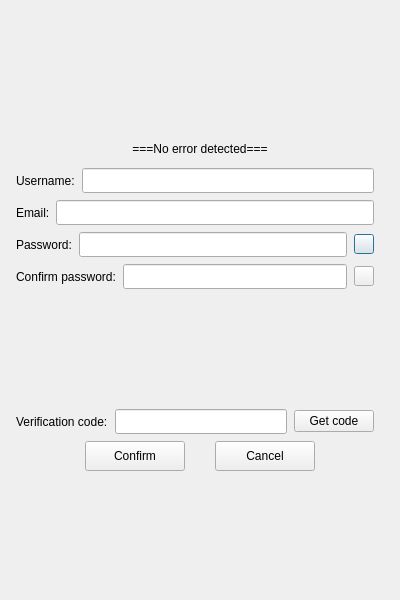
<?xml version="1.0" encoding="UTF-8"?>
<ui version="4.0">
 <class>RegisterDialog</class>
 <widget class="QDialog" name="RegisterDialog">
  <property name="geometry">
   <rect>
    <x>0</x>
    <y>0</y>
    <width>400</width>
    <height>600</height>
   </rect>
  </property>
  <property name="minimumSize">
   <size>
    <width>400</width>
    <height>600</height>
   </size>
  </property>
  <property name="maximumSize">
   <size>
    <width>400</width>
    <height>600</height>
   </size>
  </property>
  <property name="windowTitle">
   <string>Register</string>
  </property>
  <property name="windowIcon">
   <iconset>
    <normaloff>icons/OxyChatIcon.ico</normaloff>icons/OxyChatIcon.ico</iconset>
  </property>
  <layout class="QVBoxLayout" name="verticalLayout_2">
   <item>
    <layout class="QVBoxLayout" name="verticalLayout">
     <property name="spacing">
      <number>7</number>
     </property>
     <property name="leftMargin">
      <number>5</number>
     </property>
     <property name="topMargin">
      <number>5</number>
     </property>
     <property name="rightMargin">
      <number>5</number>
     </property>
     <property name="bottomMargin">
      <number>5</number>
     </property>
     <item>
      <widget class="QWidget" name="widget" native="true"/>
     </item>
     <item>
      <spacer name="verticalSpacer">
       <property name="orientation">
        <enum>Qt::Orientation::Vertical</enum>
       </property>
       <property name="sizeHint" stdset="0">
        <size>
         <width>20</width>
         <height>40</height>
        </size>
       </property>
      </spacer>
     </item>
     <item>
      <widget class="QLabel" name="errorlabel">
       <property name="minimumSize">
        <size>
         <width>0</width>
         <height>25</height>
        </size>
       </property>
       <property name="maximumSize">
        <size>
         <width>16777215</width>
         <height>25</height>
        </size>
       </property>
       <property name="styleSheet">
        <string notr="true"/>
       </property>
       <property name="text">
        <string>===No error detected===</string>
       </property>
       <property name="alignment">
        <set>Qt::AlignmentFlag::AlignCenter</set>
       </property>
      </widget>
     </item>
     <item>
      <layout class="QHBoxLayout" name="horizontalLayout_4">
       <property name="leftMargin">
        <number>0</number>
       </property>
       <property name="rightMargin">
        <number>10</number>
       </property>
       <item>
        <widget class="QLabel" name="usernamelabel">
         <property name="sizePolicy">
          <sizepolicy hsizetype="Preferred" vsizetype="Preferred">
           <horstretch>0</horstretch>
           <verstretch>0</verstretch>
          </sizepolicy>
         </property>
         <property name="minimumSize">
          <size>
           <width>0</width>
           <height>25</height>
          </size>
         </property>
         <property name="maximumSize">
          <size>
           <width>16777215</width>
           <height>25</height>
          </size>
         </property>
         <property name="text">
          <string>Username:</string>
         </property>
        </widget>
       </item>
       <item>
        <widget class="QLineEdit" name="usernamelineEdit">
         <property name="minimumSize">
          <size>
           <width>0</width>
           <height>25</height>
          </size>
         </property>
         <property name="maximumSize">
          <size>
           <width>16777215</width>
           <height>25</height>
          </size>
         </property>
        </widget>
       </item>
      </layout>
     </item>
     <item>
      <layout class="QHBoxLayout" name="horizontalLayout_3">
       <property name="spacing">
        <number>6</number>
       </property>
       <property name="leftMargin">
        <number>0</number>
       </property>
       <property name="topMargin">
        <number>0</number>
       </property>
       <property name="rightMargin">
        <number>10</number>
       </property>
       <property name="bottomMargin">
        <number>0</number>
       </property>
       <item>
        <widget class="QLabel" name="emaillabel">
         <property name="minimumSize">
          <size>
           <width>0</width>
           <height>25</height>
          </size>
         </property>
         <property name="maximumSize">
          <size>
           <width>16777215</width>
           <height>25</height>
          </size>
         </property>
         <property name="text">
          <string>Email:</string>
         </property>
        </widget>
       </item>
       <item>
        <widget class="QLineEdit" name="emaillineEdit">
         <property name="minimumSize">
          <size>
           <width>0</width>
           <height>25</height>
          </size>
         </property>
         <property name="maximumSize">
          <size>
           <width>16777215</width>
           <height>25</height>
          </size>
         </property>
        </widget>
       </item>
      </layout>
     </item>
     <item>
      <layout class="QHBoxLayout" name="horizontalLayout_6">
       <property name="leftMargin">
        <number>0</number>
       </property>
       <property name="rightMargin">
        <number>10</number>
       </property>
       <item>
        <widget class="QLabel" name="pwdlabel">
         <property name="minimumSize">
          <size>
           <width>0</width>
           <height>25</height>
          </size>
         </property>
         <property name="maximumSize">
          <size>
           <width>16777215</width>
           <height>25</height>
          </size>
         </property>
         <property name="text">
          <string>Password:</string>
         </property>
        </widget>
       </item>
       <item>
        <widget class="QLineEdit" name="pwdlineEdit">
         <property name="minimumSize">
          <size>
           <width>0</width>
           <height>25</height>
          </size>
         </property>
         <property name="maximumSize">
          <size>
           <width>16777215</width>
           <height>25</height>
          </size>
         </property>
        </widget>
       </item>
       <item>
        <widget class="QPushButton" name="showpass">
         <property name="minimumSize">
          <size>
           <width>20</width>
           <height>20</height>
          </size>
         </property>
         <property name="maximumSize">
          <size>
           <width>20</width>
           <height>20</height>
          </size>
         </property>
         <property name="cursor">
          <cursorShape>PointingHandCursor</cursorShape>
         </property>
         <property name="styleSheet">
          <string notr="true">QPushButton[showpass = &quot;false&quot;] {
    border: none;           
    background-color: transparent;
    border-image: url(:/icons/invisible.png);
}

QPushButton[showpass = &quot;true&quot;] {
    border: none;           
    background-color: transparent;
    border-image: url(:/icons/visible.png);
}

QPushButton:hover[showpass = &quot;true&quot;] {
    border: none;           
    background-color: transparent;
    border-image: url(:/icons/visiblehover.png);
}

QPushButton:hover[showpass = &quot;false&quot;] {
    border: none;           
    background-color: transparent;
    border-image: url(:/icons/invisiblehover.png);
}</string>
         </property>
         <property name="text">
          <string/>
         </property>
        </widget>
       </item>
      </layout>
     </item>
     <item>
      <layout class="QHBoxLayout" name="horizontalLayout_7">
       <property name="leftMargin">
        <number>0</number>
       </property>
       <property name="rightMargin">
        <number>10</number>
       </property>
       <item>
        <widget class="QLabel" name="pwd2label2">
         <property name="minimumSize">
          <size>
           <width>0</width>
           <height>25</height>
          </size>
         </property>
         <property name="maximumSize">
          <size>
           <width>16777215</width>
           <height>25</height>
          </size>
         </property>
         <property name="text">
          <string>Confirm password:</string>
         </property>
        </widget>
       </item>
       <item>
        <widget class="QLineEdit" name="pwd2lineEdit">
         <property name="minimumSize">
          <size>
           <width>0</width>
           <height>25</height>
          </size>
         </property>
         <property name="maximumSize">
          <size>
           <width>16777215</width>
           <height>25</height>
          </size>
         </property>
        </widget>
       </item>
       <item>
        <widget class="QPushButton" name="showconfirm">
         <property name="minimumSize">
          <size>
           <width>20</width>
           <height>20</height>
          </size>
         </property>
         <property name="maximumSize">
          <size>
           <width>20</width>
           <height>20</height>
          </size>
         </property>
         <property name="cursor">
          <cursorShape>PointingHandCursor</cursorShape>
         </property>
         <property name="styleSheet">
          <string notr="true">QPushButton[showpass = &quot;false&quot;] {
    border: none;           
    background-color: transparent;
    border-image: url(:/icons/invisible.png);
}

QPushButton[showpass = &quot;true&quot;] {
    border: none;           
    background-color: transparent;
    border-image: url(:/icons/visible.png);
}

QPushButton:hover[showpass = &quot;true&quot;] {
    border: none;           
    background-color: transparent;
    border-image: url(:/icons/visiblehover.png);
}

QPushButton:hover[showpass = &quot;false&quot;] {
    border: none;           
    background-color: transparent;
    border-image: url(:/icons/invisiblehover.png);
}</string>
         </property>
         <property name="text">
          <string/>
         </property>
        </widget>
       </item>
      </layout>
     </item>
     <item>
      <spacer name="verticalSpacer_2">
       <property name="orientation">
        <enum>Qt::Orientation::Vertical</enum>
       </property>
       <property name="sizeHint" stdset="0">
        <size>
         <width>20</width>
         <height>40</height>
        </size>
       </property>
      </spacer>
     </item>
     <item>
      <layout class="QHBoxLayout" name="horizontalLayout_8">
       <property name="leftMargin">
        <number>0</number>
       </property>
       <property name="rightMargin">
        <number>10</number>
       </property>
       <item>
        <widget class="QLabel" name="verlabel">
         <property name="minimumSize">
          <size>
           <width>0</width>
           <height>25</height>
          </size>
         </property>
         <property name="maximumSize">
          <size>
           <width>16777215</width>
           <height>25</height>
          </size>
         </property>
         <property name="text">
          <string>Verification code:</string>
         </property>
        </widget>
       </item>
       <item>
        <widget class="QLineEdit" name="verilineEdit">
         <property name="minimumSize">
          <size>
           <width>0</width>
           <height>25</height>
          </size>
         </property>
         <property name="maximumSize">
          <size>
           <width>16777215</width>
           <height>25</height>
          </size>
         </property>
        </widget>
       </item>
       <item>
        <widget class="TimerBtn" name="getveripushButton">
         <property name="text">
          <string>Get code</string>
         </property>
        </widget>
       </item>
      </layout>
     </item>
     <item>
      <layout class="QHBoxLayout" name="horizontalLayout_9">
       <property name="spacing">
        <number>10</number>
       </property>
       <property name="leftMargin">
        <number>50</number>
       </property>
       <property name="rightMargin">
        <number>50</number>
       </property>
       <item>
        <spacer name="horizontalSpacer_2">
         <property name="orientation">
          <enum>Qt::Orientation::Horizontal</enum>
         </property>
         <property name="sizeHint" stdset="0">
          <size>
           <width>40</width>
           <height>20</height>
          </size>
         </property>
        </spacer>
       </item>
       <item>
        <widget class="QPushButton" name="confirmpushbotton">
         <property name="minimumSize">
          <size>
           <width>100</width>
           <height>30</height>
          </size>
         </property>
         <property name="maximumSize">
          <size>
           <width>100</width>
           <height>30</height>
          </size>
         </property>
         <property name="text">
          <string>Confirm</string>
         </property>
        </widget>
       </item>
       <item>
        <spacer name="horizontalSpacer">
         <property name="orientation">
          <enum>Qt::Orientation::Horizontal</enum>
         </property>
         <property name="sizeHint" stdset="0">
          <size>
           <width>40</width>
           <height>20</height>
          </size>
         </property>
        </spacer>
       </item>
       <item>
        <widget class="QPushButton" name="cancelpushButton">
         <property name="minimumSize">
          <size>
           <width>100</width>
           <height>30</height>
          </size>
         </property>
         <property name="maximumSize">
          <size>
           <width>100</width>
           <height>30</height>
          </size>
         </property>
         <property name="text">
          <string>Cancel</string>
         </property>
        </widget>
       </item>
       <item>
        <spacer name="horizontalSpacer_3">
         <property name="orientation">
          <enum>Qt::Orientation::Horizontal</enum>
         </property>
         <property name="sizeHint" stdset="0">
          <size>
           <width>40</width>
           <height>20</height>
          </size>
         </property>
        </spacer>
       </item>
      </layout>
     </item>
     <item>
      <spacer name="verticalSpacer_3">
       <property name="orientation">
        <enum>Qt::Orientation::Vertical</enum>
       </property>
       <property name="sizeHint" stdset="0">
        <size>
         <width>20</width>
         <height>40</height>
        </size>
       </property>
      </spacer>
     </item>
    </layout>
   </item>
  </layout>
 </widget>
 <customwidgets>
  <customwidget>
   <class>TimerBtn</class>
   <extends>QPushButton</extends>
   <header>timerbtn.h</header>
  </customwidget>
 </customwidgets>
 <resources/>
 <connections/>
</ui>
